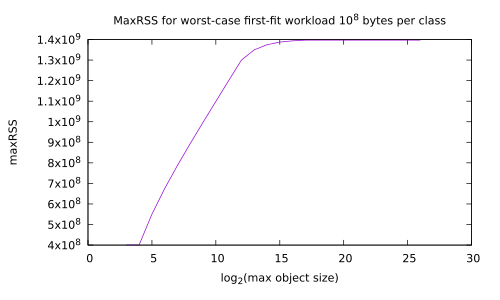

Recreate this plot in gnuplot.
#!/usr/bin/gnuplot -persist
#
#    
#    	G N U P L O T
#    	Version 5.4 patchlevel 2    last modified 2021-06-01 
#    
#    	Copyright (C) 1986-1993, 1998, 2004, 2007-2021
#    	Thomas Williams, Colin Kelley and many others
#    
#    	gnuplot home:     http://www.gnuplot.info
#    	faq, bugs, etc:   type "help FAQ"
#    	immediate help:   type "help"  (plot window: hit 'h')
set terminal pdfcairo  transparent enhanced fontscale 0.5 size 5.00in, 3.00in 
set output 'boom-dfs-1e8.pdf'
unset clip points
set clip one
unset clip two
unset clip radial
set errorbars front 1.000000 
set border 31 front lt black linewidth 1.000 dashtype solid
set zdata 
set ydata 
set xdata 
set y2data 
set x2data 
set boxwidth
set boxdepth 0
set style fill  empty border
set style rectangle back fc  bgnd fillstyle   solid 1.00 border lt -1
set style circle radius graph 0.02 
set style ellipse size graph 0.05, 0.03 angle 0 units xy
set dummy x, y
set format x "% h" 
set format y "% h" 
set format x2 "% h" 
set format y2 "% h" 
set format z "% h" 
set format cb "% h" 
set format r "% h" 
set ttics format "% h"
set timefmt "%d/%m/%y,%H:%M"
set angles radians
set tics back
unset grid
unset raxis
set theta counterclockwise right
set style parallel front  lt black linewidth 2.000 dashtype solid
set key notitle
set key fixed right top vertical Right noreverse enhanced autotitle nobox
set key noinvert samplen 4 spacing 1 width 0 height 0 
set key maxcolumns 0 maxrows 0
set key noopaque
unset key
unset label
unset arrow
unset style line
unset style arrow
set style histogram clustered gap 2 title textcolor lt -1
unset object
unset walls
set style textbox  transparent margins  1.0,  1.0 border  lt -1 linewidth  1.0
set offsets 0, 0, 0, 0
set pointsize 1
set pointintervalbox 1
set encoding default
unset polar
unset parametric
unset spiderplot
unset decimalsign
unset micro
unset minussign
set view 60, 30, 1, 1
set view azimuth 0
set rgbmax 255
set samples 100, 100
set isosamples 10, 10
set surface 
unset contour
set cntrlabel  format '%8.3g' font '' start 5 interval 20
set mapping cartesian
set datafile separator whitespace
set datafile nocolumnheaders
unset hidden3d
set cntrparam order 4
set cntrparam linear
set cntrparam levels 5
set cntrparam levels auto
set cntrparam firstlinetype 0 unsorted
set cntrparam points 5
set size ratio 0 1,1
set origin 0,0
set style data points
set style function lines
unset xzeroaxis
unset yzeroaxis
unset zzeroaxis
unset x2zeroaxis
unset y2zeroaxis
set xyplane relative 0.5
set tics scale  1, 0.5, 1, 1, 1
set mxtics default
set mytics default
set mztics default
set mx2tics default
set my2tics default
set mcbtics default
set mrtics default
set nomttics
set xtics border in scale 1,0.5 mirror norotate  autojustify
set xtics  norangelimit autofreq 
set ytics border in scale 1,0.5 mirror norotate  autojustify
set ytics  norangelimit autofreq 
set ztics border in scale 1,0.5 nomirror norotate  autojustify
set ztics  norangelimit autofreq 
unset x2tics
unset y2tics
set cbtics border in scale 1,0.5 mirror norotate  autojustify
set cbtics  norangelimit autofreq 
set rtics axis in scale 1,0.5 nomirror norotate  autojustify
set rtics  norangelimit autofreq 
unset ttics
set title "MaxRSS for worst-case first-fit workload 10^8 bytes per class" 
set title  font "" textcolor lt -1 norotate
set timestamp bottom 
set timestamp "" 
set timestamp  font "" textcolor lt -1 norotate
set trange [ * : * ] noreverse nowriteback
set urange [ * : * ] noreverse nowriteback
set vrange [ * : * ] noreverse nowriteback
set xlabel "log_2(max object size)" 
set xlabel  font "" textcolor lt -1 norotate
set x2label "" 
set x2label  font "" textcolor lt -1 norotate
set xrange [ * : * ] noreverse writeback
set x2range [ * : * ] noreverse writeback
set ylabel "maxRSS" 
set ylabel  font "" textcolor lt -1 rotate
set y2label "" 
set y2label  font "" textcolor lt -1 rotate
set yrange [ * : * ] noreverse writeback
set y2range [ * : * ] noreverse writeback
set zlabel "" 
set zlabel  font "" textcolor lt -1 norotate
set zrange [ * : * ] noreverse writeback
set cblabel "" 
set cblabel  font "" textcolor lt -1 rotate
set cbrange [ * : * ] noreverse writeback
set rlabel "" 
set rlabel  font "" textcolor lt -1 norotate
set rrange [ * : * ] noreverse writeback
unset logscale
unset jitter
set zero 1e-08
set lmargin  -1
set bmargin  -1
set rmargin  -1
set tmargin  -1
set locale "en_US.UTF-8"
set pm3d explicit at s
set pm3d scansautomatic
set pm3d interpolate 1,1 flush begin noftriangles noborder corners2color mean
set pm3d clip z 
set pm3d nolighting
set palette positive nops_allcF maxcolors 0 gamma 1.5 color model RGB 
set palette rgbformulae 7, 5, 15
set colorbox default
set colorbox vertical origin screen 0.9, 0.2 size screen 0.05, 0.6 front  noinvert bdefault
set style boxplot candles range  1.50 outliers pt 7 separation 1 labels auto unsorted
set loadpath 
set fontpath
set psdir
set fit brief errorvariables nocovariancevariables errorscaling prescale nowrap v5
GNUTERM = "wxt"
I = {0.0, 1.0}
VoxelDistance = 0.0
## Last datafile plotted: "boom-glibc.data"
plot "boom-glibc.data" using (log($1)/log(2)):($2) with lines
#    EOF
